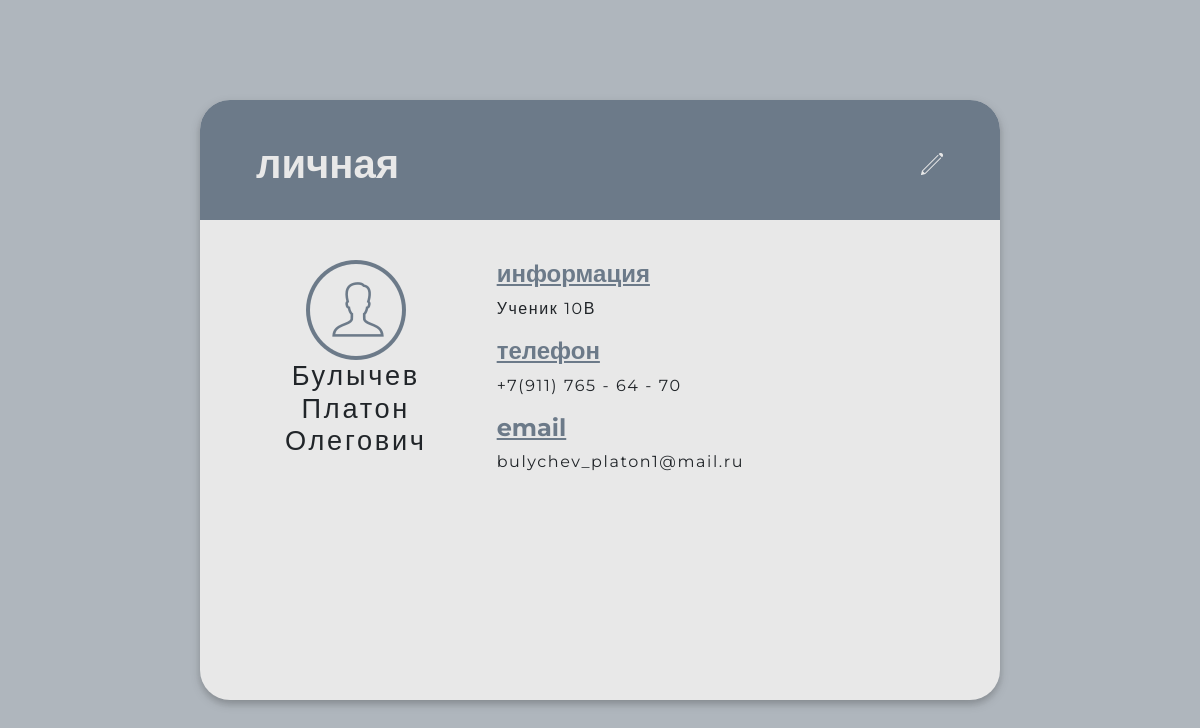
Screenshot of /card/2/redirected_view (signed in) with the database file from the repository.
### data/cards.py (models this page shows)
class Card(SqlAlchemyBase):
    __tablename__ = "cards"
    id = sa.Column(sa.Integer, primary_key=True, autoincrement=True)
    owner_id = sa.Column(sa.Integer, sa.ForeignKey("users.id"))
    name = sa.Column(sa.String, nullable=True)
    title = sa.Column(sa.String, nullable=True)
    link = sa.Column(sa.String, nullable=True)
    main = sa.Column(sa.String, nullable=True)
    description = sa.Column(sa.String, nullable=True)
    phone = sa.Column(sa.String, nullable=True)
    mail = sa.Column(sa.String, nullable=True)
    site_vk = sa.Column(sa.String, nullable=True)
    site_instagram = sa.Column(sa.String, nullable=True)
    site_telegram = sa.Column(sa.String, nullable=True)
    site_discord = sa.Column(sa.String, nullable=True)
    created_data = sa.Column(sa.DateTime, default=dt.datetime.now)
    user = orm.relation("User")

### main.py (the view)
@app.route("/card/<int:card_id>/redirected_view")
def show_redirected_card(card_id):
    db_sess = db_session.create_session()
    card = db_sess.query(Card).get(card_id)
    return render_template("blocks/card_view_redirected.html", title=card.title, card=card)

### data/db_session.py (called while the page is built)
def create_session() -> Session:
    global __factory
    return __factory()

### main.py (called while the page is built)
@login_manager.user_loader
def load_user(user_id):
    db_sess = db_session.create_session()
    return db_sess.query(User).get(user_id)

### templates/blocks/card_view_redirected.html (shortened to what this page needs)
<!doctype html>
<html lang="en">
<head>
    <link rel="stylesheet"
          href="https://stackpath.bootstrapcdn.com/bootstrap/4.4.1/css/bootstrap.min.css"
>
    <link rel="stylesheet" href="{{ url_for('static', filename='css/style.css') }}">
</head>
<body>
    {% include "blocks/card_view.html" %}
</body>
</html>

### templates/blocks/card_view.html
<div id="card-popup" class="hidden card-popup">
    <div id="card-header" class="row">
        <ul class="card-wrapper">
            <li><h1>{{ card.name }}</li>
        {% if current_user.is_authenticated and card.owner_id == current_user.id %}
            <li>
                <img class="edit-card" src="{{ url_for('static', filename='img/edit-btn.png') }}">
            </li>
        {% endif %}
    </div>
    <div id="card-content" class="row">
        <div id="card-content-left" class="col">
            <img id="cardholder-img" src="{{ url_for('static', filename='img/default.png') }}" alt="">
            <br>
            <span>
                <h3 id="cardholder-name">{{ card.main }}</h3>
            </span>
        </div>
        <div id="card-content-right" class="col">
            <span>
                <h4>информация</h4>
                <p>{{ card.description }}</p>
            </span>
            <span>
                <h4>телефон</h4>
                <p>{{ card.phone }}</p>
            </span>
            <span>
                <h4>email</h4>
                <p>{{ card.mail }}</p>
            </span>
        </div>
    </div>
</div>

### static/css/style.css (style rules this page uses)
:root { --light-clr: #E8E8E8; --contrast-dark-clr: #6C7A89; --item-lighter-fill: #C4C4C4; --item-darker-fill: #95A5A6; }
* { font-family: 'Montserrat', sans-serif; box-sizing: border-box; }
body { background-color: var(--light-clr); padding: 0 20%; }
h1 { font-weight: 700; font-size: 2.5em; margin: 0; }
.card-wrapper h1 { color: var(--light-clr); text-transform: lowercase; }
.card-wrapper { display: flex; justify-content: space-between; align-items: center; width: 100%; margin: 0; padding: 5% 7%; list-style: none; }
.card-wrapper li { display: inline-flex; height: auto; }
.edit-card { fill: var(--light-clr); max-height: 3vh; cursor: pointer; }
.card-popup { width: 800px; height: 600px; position: fixed; left: 50%; top: 50%; transform: translate(-50%, -50%); background-color: var(--light-clr); border-radius: 30px; z-index: 4; display: flex; flex-direction: column; filter: drop-shadow(0px 4px 4px rgba(0, 0, 0, 0.25)); }
#card-header { width: 100%; height: 20%; border-radius: 30px 30px 0 0; margin: 0; background-color: var(--contrast-dark-clr); }
#card-content { padding: 5%; height: 80%; }
.hidden { display: none; }
#cardholder-name { font-size: 1.7em; letter-spacing: 0.1em; font-weight: 400; }
#card-content-left { height: 100%; flex-grow: 1; text-align: center; }
#card-content-left span { margin: 2% 0; }
#card-content-right { height: max-content; flex-grow: 2; margin-left: 25px; }
#card-content-right p { font-size: 1em; letter-spacing: 0.1em; }
#card-header .card-wrapper { padding: auto 7%; }
.col { margin: 0; padding: 0; }
.row { margin: 0; padding: 0; }
h4 { color: var(--contrast-dark-clr); font-weight: 700; text-decoration: underline; }
#cardholder-img { max-width: 200px; height: auto; }

### rows the page displays
Card: name "личная", main "Булычев Платон Олегович", description "Ученик 10В", phone "+7(911) 765 - 64 - 70", mail "bulychev_platon1@mail.ru"
